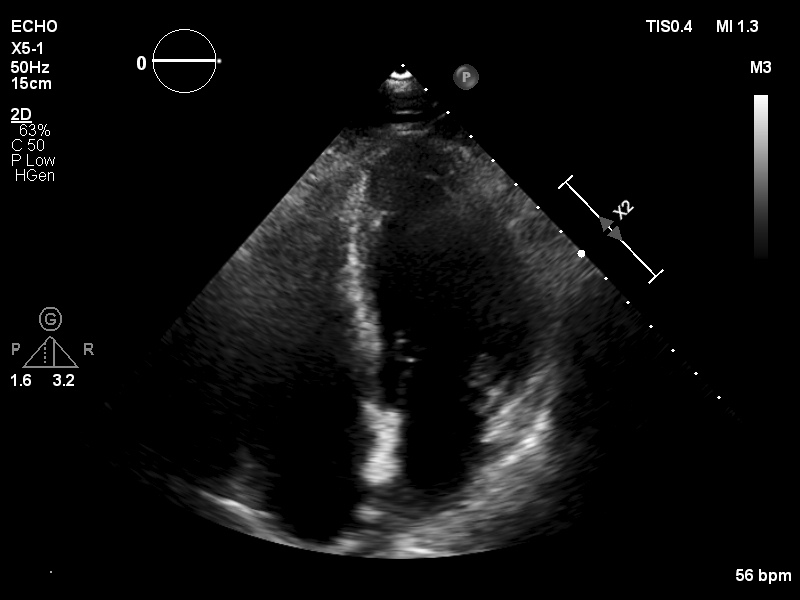
#> input picture H65138_20181210110344-001.png, 800 x 600 px; its folder holds only this picture in this run
$ python image_preprocess.py
#> lines starting #> are read from the running program, lines starting #| are printed output that depends on the picture
import json
import os
import glob
import math
import numpy as np
from itertools import combinations
from PIL import Image, ImageDraw

"""
This tool is developed by Alvin Pei-Yan, Li.
Email: Alvin.Li@acer.com / d05548014@ntu.edu.tw
"""

def main():

    dir_whereamI = os.getcwd()
    for filename in glob.glob('*.png'):
        modified_img = preprocessing(filename)
        savingdir = os.path.join(dir_whereamI, filename.replace(".png","_enhanced.png"))
        modified_img.save(savingdir)


def preprocessing(filename_png_dir):
    """Pre-processing

    Arg:
      filename_png_dir: a string of the absolute path of a .png file.

    Return:
      an modified image
    """
#> called with filename_png_dir = 'H65138_20181210110344-001.png'

    img = Image.open(filename_png_dir)
#> img is the input picture: PIL image 800x600 RGB; min 0, max 255, mean 14.4
    img = np.asarray(img)

    img = histogram_equalization(img)
    enhanced_img = Image.fromarray(np.uint8(img))
    #enhanced_img.show()

    img = median_filter(img)
    reduced_img = Image.fromarray(np.uint8(img))
    # [5 lines of commented-out code are left out]

    img, covered_img = Sobel_edge_detection(img)
    edge_img = Image.fromarray(np.uint8(img))
    #edge_img.show()

    covered_img = Image.fromarray(np.uint8(covered_img))
    #covered_img.show()

    original_img = Image.open(filename_png_dir)
    edged_img = Image.fromarray(np.uint8(img + original_img))
    #edged_img.show()
    return edged_img

def histogram_equalization(img):
    """An contrast enhancer

    Arg:
      img: an ultrasound image represented in a numpy array.

    Return:
      enhanced_img: an enhanced image
    """
    img_width, img_height, img_depth = img.shape
#> img_width = 600; img_height = 800; img_depth = 3

    L = 256 # the number of pixel intensity levels
    enhanced_img = np.zeros(img.shape)

    list_pixelvalues = np.unique(img[:, :, 0].flatten())
#> list_pixelvalues = 256 values from 0 to 255

    histogram = np.zeros(L)
    basket = 0
    for pixel in list_pixelvalues:
        histogram[basket] = np.count_nonzero(img[:, :, 0] == pixel)
        basket += 1
        if basket > L-1:
            break
#> after the loop, basket = 256; histogram = 256 values, max 345605 at index 0, min 4 at index 247, mean 1875

    cumulative_sum = np.cumsum(histogram)
#> cumulative_sum = 256 values from 345605 to 480000
    for index in range(0, len(list_pixelvalues)):
        pixel = list_pixelvalues[index]
        enhanced_img[img == pixel] = (L - 1) * (cumulative_sum[index] - min(cumulative_sum)) / (max(cumulative_sum - min(cumulative_sum)))
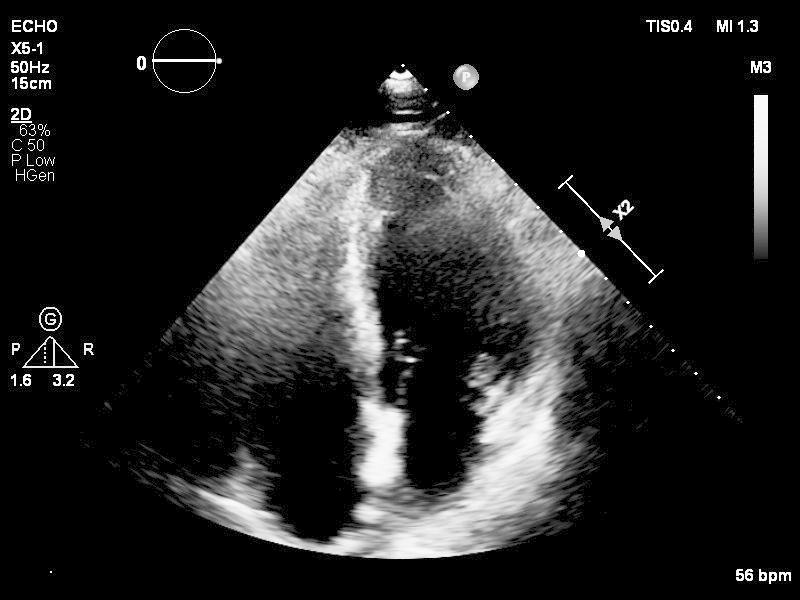
#> enhanced_img: shape (600, 800, 3) float64; min 0, max 255, mean 36.2

    return enhanced_img

def median_filter(img):
    """Reduce the effect of speckle noise

    Arg:
      img: an enhanced image.

    Return:
      noise_reduced_img: a noise reduced image
    """

    img_width, img_height, img_depth = img.shape
#> img_width = 600; img_height = 800; img_depth = 3
    noise_reduced_img = np.zeros(img.shape)

    for w in range(4, img_width-4):
            for h in range(4, img_height-4):
                    sort_arr = np.sort(img[w-4:w+5, h-4:h+5, 0].flatten())
                    noise_reduced_img[w, h, 0] = sort_arr[40]
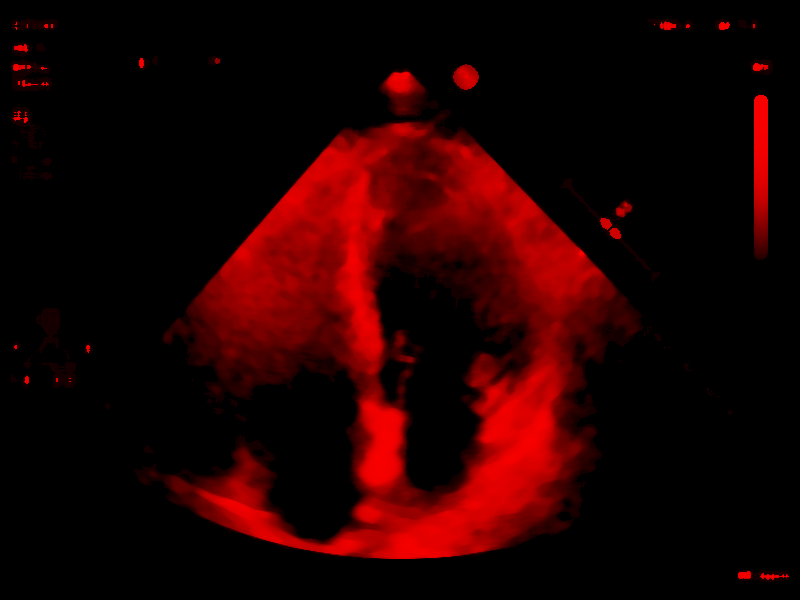
#> noise_reduced_img: shape (600, 800, 3) float64; mean of channels 0, 1, 2 34.1, 0, 0; drawn as R, G, B

    noise_reduced_img[:, :, 1] = noise_reduced_img[:, :, 0]
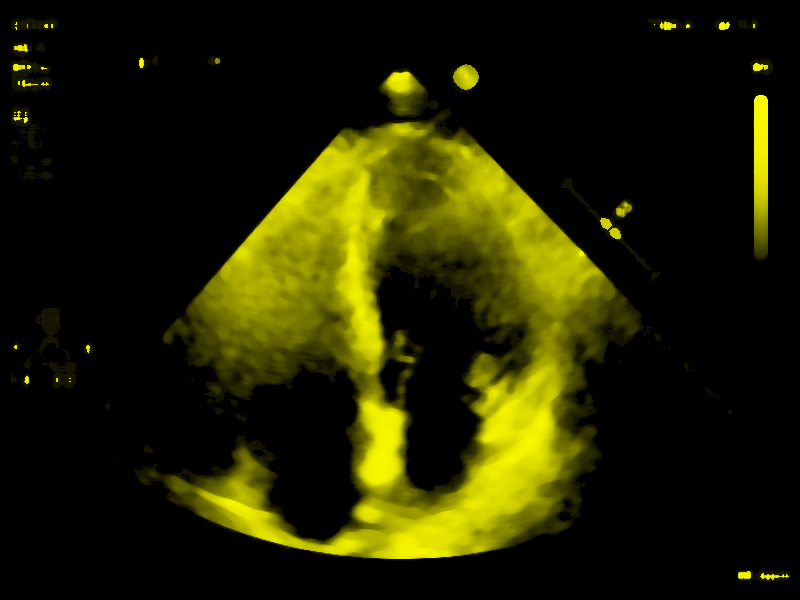
#> noise_reduced_img: shape (600, 800, 3) float64; mean of channels 0, 1, 2 34.1, 34.1, 0; drawn as R, G, B
    noise_reduced_img[:, :, 2] = noise_reduced_img[:, :, 0]

    return noise_reduced_img

def Sobel_edge_detection(img):
    """Reduce the effect of speckle noise

    Arg:
      img: an image.

    Return:
      edge_img: the edge image of img
    """

    img_width, img_height, img_depth = img.shape
#> img_width = 600; img_height = 800; img_depth = 3
    edge_img = np.zeros(img.shape)

    for w in range(1, img_width-1):
        for h in range(1, img_height-1):
            patch_of_img = img[w-1:w+2, h-1:h+2, 0].flatten()
            Gx = np.dot([1, 0, -1, 2, 0, -2, 1, 0, -1], patch_of_img)
            Gy = np.dot([1, 2, 1, 0, 0, 0, -1, -2, -1], patch_of_img)
            edge_img[w, h, 0] = np.sqrt(Gx*Gx + Gy*Gy)
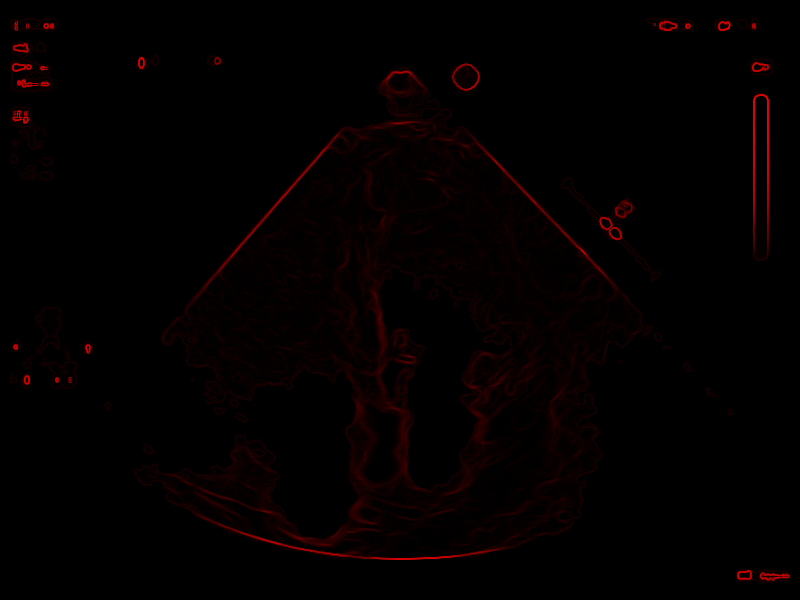
#> edge_img: shape (600, 800, 3) float64; mean of channels 0, 1, 2 17.9, 0, 0; drawn with min black and max white

    edge_img[:, :, 1] = edge_img[:, :, 0]
    edge_img[:, :, 2] = edge_img[:, :, 0]

    covered_img = img + edge_img

    return edge_img, covered_img

# [51 lines left out: function Kapur_entropy_segmentation, not called in this run]


if __name__ == '__main__':
    main()
#> in preprocessing, `edge_img = Image.fromarray(np.uint8(img))`:
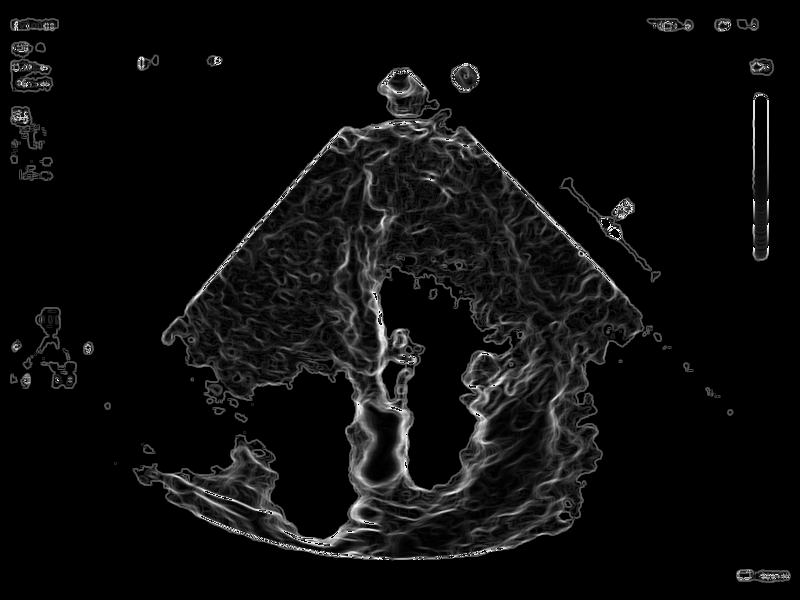
#> edge_img: PIL image 800x600 RGB; min 0, max 255, mean 13.2
#> in preprocessing, `covered_img = Image.fromarray(np.uint8(covered_img))`:
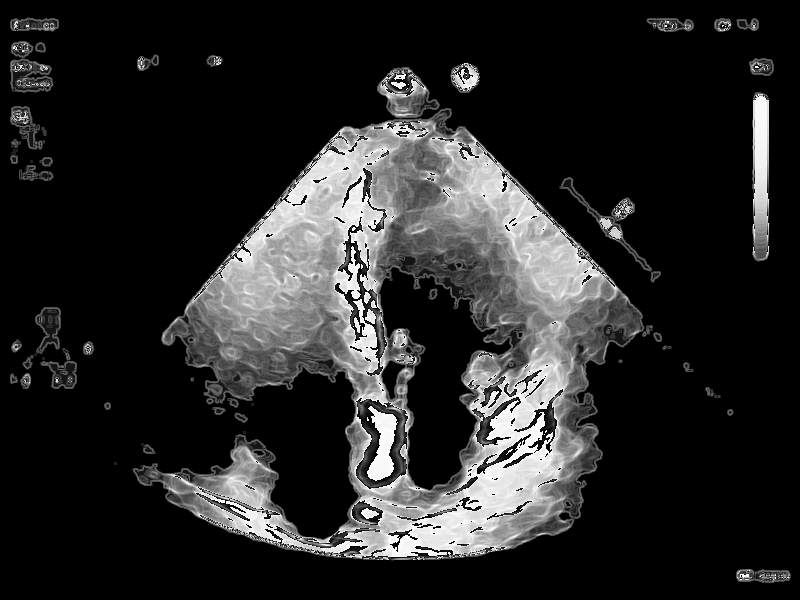
#> covered_img: PIL image 800x600 RGB; min 0, max 255, mean 40.1
#> in preprocessing, `edged_img = Image.fromarray(np.uint8(img + original_img))`:
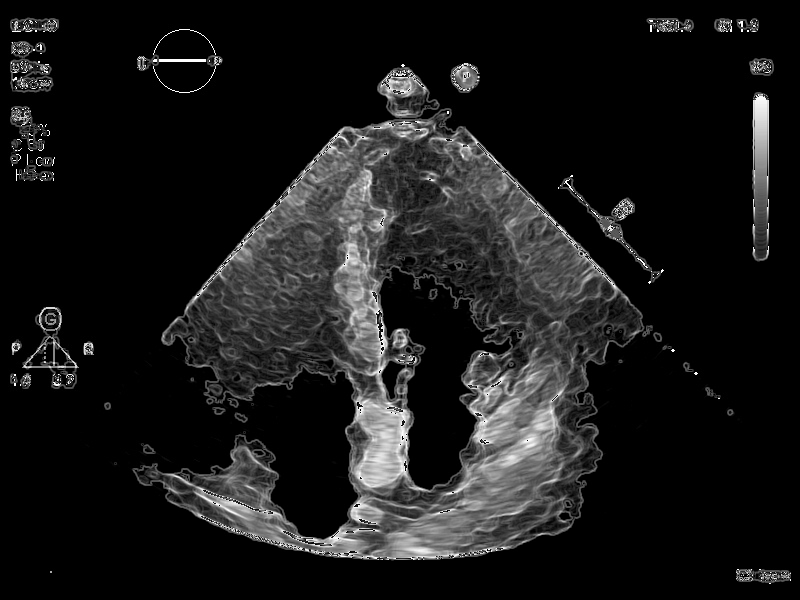
#> edged_img: PIL image 800x600 RGB; min 0, max 255, mean 25.7
